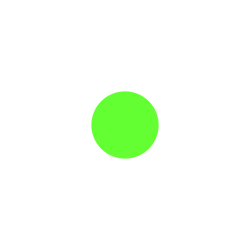
Frame 1 (no input)
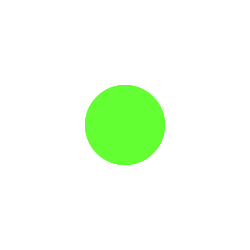
Frame 60 (the mouse pressed at the canvas centre just before this capture)
Frame 120 (the mouse held since frame 60 and released just before this capture): identical to frame 60, image omitted

The Processing sketch that drew these frames (run headless with seeded random() and noise(); from frame 60 on, the mouse is pressed at the canvas centre):

// Processing sketch: processing_75324
// ── processing_75324.pde

int counter;

void setup() {  //setup function called initially, only once
  size(250, 250);
  background(255);  //set background white
  colorMode(RGB);   //set colors to Hue, Saturation, Brightness mode
  counter = 0;
}

void draw() {  //draw function loops 
  counter++;
  noStroke();
  fill(100,255,50);
  
  if(mousePressed == true) { //add some interaction
    ellipse(mouseX, mouseY, 20, 20);
  }
  else {
    ellipse(width/2, height/2, 80*sin(counter), 80*sin(counter));
  }
}
